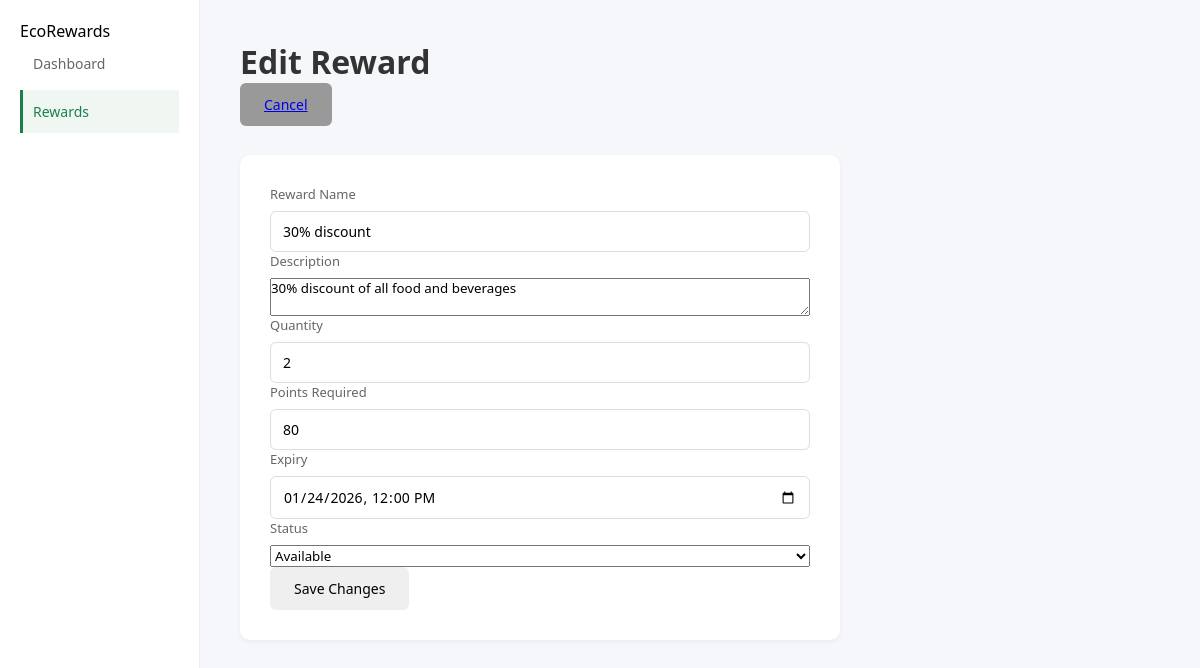
Screenshot of /Partners/partner/rewards/editReward.php?id=3 (signed in) with the database file from the repository.
### tables this page shows
CREATE TABLE `rewards` (
  `id` int(11) NOT NULL,
  `partners_id` int(11) NOT NULL,
  `name` varchar(20) DEFAULT NULL,
  `description` varchar(50) NOT NULL,
  `quantity` int(11) NOT NULL,
  `points_required` int(11) NOT NULL,
  `expired_at` varchar(30) NOT NULL,
  `status` enum('available','outofstock','expired') NOT NULL DEFAULT 'available',
  `created_at` varchar(30) NOT NULL
);

### Partners/partner/rewards/editReward.php (the view, shortened to what this page needs)
<?php
include "../../php/db.php";
$partnerId = $_SESSION['partner_id'];
$query = "SELECT * FROM partners WHERE id = '$partnerId'";
$result = mysqli_query($conn, $query);
$partner = mysqli_fetch_assoc($result);
$rewardId = mysqli_real_escape_string($conn, $_GET['id']);
$query = "SELECT * FROM rewards WHERE id = '$rewardId' AND partners_id = '{$partner['id']}'";
$result = mysqli_query($conn, $query);
$row = mysqli_fetch_assoc($result);
?>
<!DOCTYPE html>
<html lang="en">
<head>
    <link rel="stylesheet" href="../../assets/style.css">
</head>
<body>
<div class="app-layout">
    <aside class="sidebar">
        <div class="sidebar-top"><div class="logo">EcoRewards</div></div>
        <nav class="nav">
            <a href="../dashboard.php" class="nav-item">Dashboard</a>
            <a href="rewards.php" class="nav-item active">Rewards</a>
        </nav>
    </aside>
    <main class="main">
        <header class="main-header">
            <h1>Edit Reward</h1>
            <a href="rewards.php" class="btn" style="background:#999;">Cancel</a>
        </header>
        <div class="card" style="max-width: 600px;">
            <form method="POST">
                <div class="form-group">
                    <label>Reward Name</label>
                    <input type="text" name="name" value="<?= htmlspecialchars($row['name']) ?>" required>
                </div>
                <div class="form-group">
                    <label>Description</label>
                    <textarea name="description" required><?= htmlspecialchars($row['description']) ?></textarea>
                </div>
                <div class="form-group">
                    <label>Quantity</label>
                    <input type="number" name="quantity" value="<?= $row['quantity'] ?>" required>
                </div>
                <div class="form-group">
                    <label>Points Required</label>
                    <input type="number" name="points_required" value="<?= $row['points_required'] ?>" required>
                </div>
                <div class="form-group">
                    <label>Expiry</label>
                    <input type="datetime-local" name="expired_at" value="<?= date('Y-m-d\TH:i', strtotime($row['expired_at'])) ?>" required>
                </div>
                <div class="form-group">
                    <label>Status</label>
                    <select name="status">
                        <option value="available" <?= $row['status'] == 'available' ? 'selected' : '' ?>>Available</option>
                    </select>
                </div>
                <button type="submit" name="btnUpdate" class="btn btn-block">Save Changes</button>
            </form>
        </div>
    </main>
</div>
</body>
</html>

### Partners/assets/style.css (style rules this page uses)
* { margin: 0; padding: 0; box-sizing: border-box; font-family: 'Segoe UI', Tahoma, Geneva, Verdana, sans-serif; }
body { background: #f6f7fb; }
.app-layout, .container { display: flex; }
.app-layout { min-height: calc(100vh - 60px); }
.sidebar { width: 200px; background: #ffffff; border-right: 1px solid #eee; padding: 20px; }
nav { display: flex; flex-direction: column; }
nav a { padding: 12px 10px; text-decoration: none; color: #666; border-left: 3px solid transparent; margin-bottom: 5px; font-size: 14px; }
nav a:hover, nav a.active { background: #f0f7f3; border-left-color: #1b7f4b; color: #1b7f4b; }
.main, .content { flex: 1; padding: 40px; overflow-y: auto; }
.main-header { margin-bottom: 40px; }
.main-header h1 { font-size: 32px; color: #333; margin-bottom: 10px; font-weight: 600; }
.card { background: white; border-radius: 10px; padding: 30px; box-shadow: 0 2px 5px rgba(0,0,0,0.05); margin-bottom: 30px; }
.form-group { display: flex; flex-direction: column; }
.form-group label { font-size: 13px; color: #666; margin-bottom: 8px; font-weight: 500; }
.form-group input { padding: 10px 12px; border: 1px solid #ddd; border-radius: 6px; font-size: 14px; transition: border-color 0.3s; }
.btn { padding: 12px 24px; border: none; border-radius: 6px; font-size: 14px; cursor: pointer; font-weight: 500; transition: background 0.3s; }

### rows the page displays
rewards: name "30% discount", description "30% discount of all food and beverages", quantity "2", points_required "80", expired_at "01/24/2026 12:00", status "Available"
